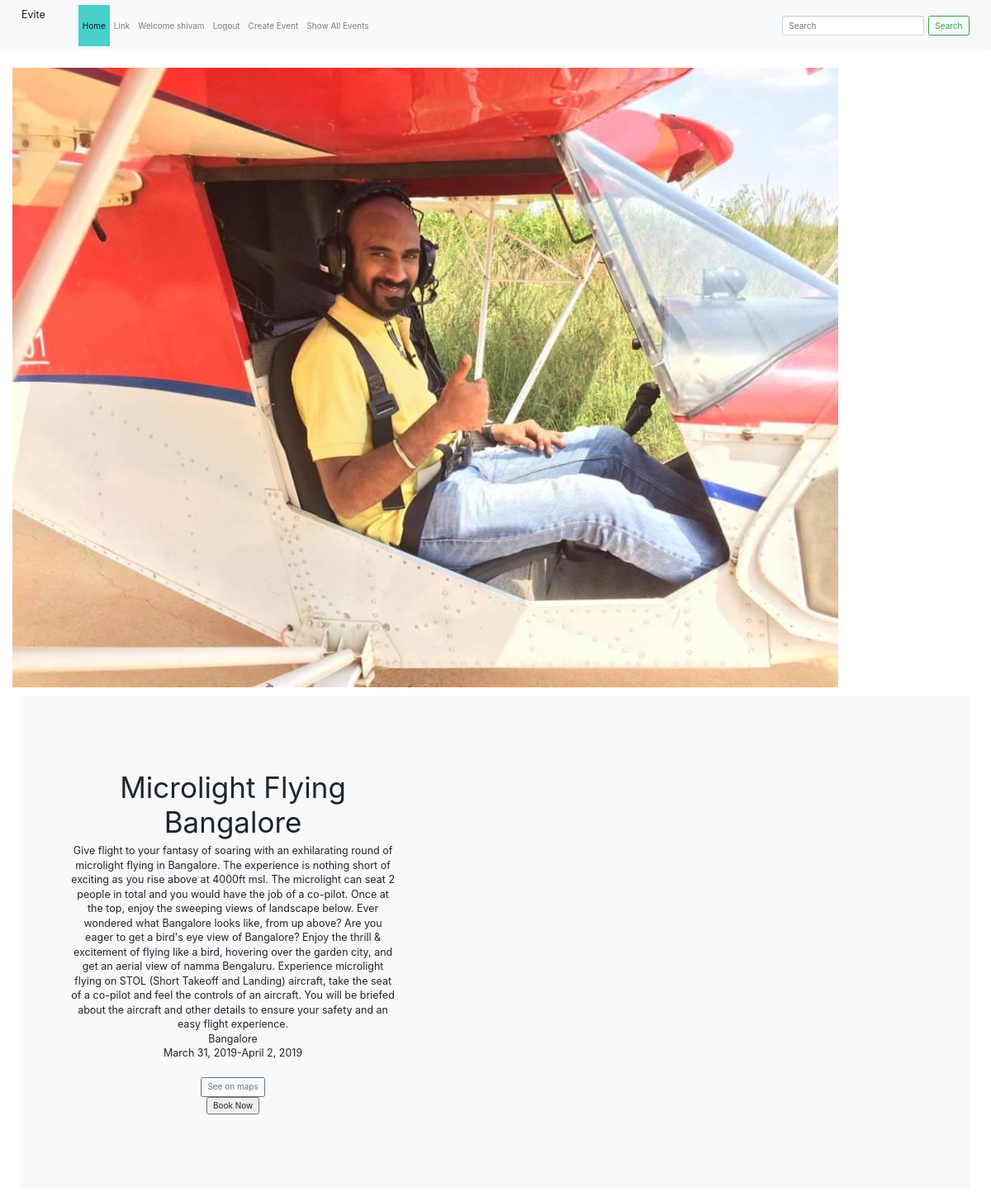
The page /evite/viewEvent/2 (signed in) on the database its author committed.
### evite/models.py (models this page shows, shortened)
class event(models.Model):
    CATEGORY_CHOICES = (
        ('CONF','Conference'),
        ('WORK','Workshops & Training'),
        ('FEST','College Fest'),
        ('SPRT','Sports Event'),
        ('ENTR','Entertainment Events'),
        ('REUN','Reunions'),
        ('TREK','Treks & Trips'),
    )
    id = models.AutoField(primary_key=True)
    name = models.CharField(max_length=30)
    startDate = models.DateField(default=datetime.today)
    endDate = models.DateField(default=datetime.today)
    city = models.CharField(max_length=20,default='Bangalore')
    Venue = models.TextField()
    category = models.CharField(max_length=4,choices=CATEGORY_CHOICES)
    createdBy = models.ForeignKey(organiser,default=None,on_delete=models.CASCADE)
    ticketPrice = models.IntegerField(default=0)
    image = models.ImageField(upload_to='events',blank=True)
    description = models.TextField()
    attendee = models.ManyToManyField(participant)

### evite/views.py (the view)
# urls.py: path('viewEvent/<int:eventid>', views.viewEventDesc, name='viewEventDesc'),
def viewEventDesc(request,eventid):
    eventvar = event.objects.get(id=eventid)
    venue = str(event.objects.values_list('Venue',flat=True).get(id=eventid))
    params = venue.replace(" ","+")
    params = params.replace(",","%2C")
    return render(request, 'evite/viewEventDesc.html',{'event': eventvar,'params':params})

### evite/templates/evite/viewEventDesc.html (shortened to what this page needs)
{% extends 'base.html' %}
{%block body%}
<div class="container-fluid">
  <img src="{{event.image.url}}" class="img-fluid" alt="Event Image">
  <div class="position-relative overflow-hidden p-3 p-md-5 m-md-3 text-center bg-light" style="background-img=url()" >
        <div class="col-md-5 p-lg-5 mx-auto my-5">
          <h1 class="display-4 font-weight-normal">{{event.name}}</h1>
          <p class="lead font-weight-normal">{{event.description}}<br>{{event.city}}<br>{{event.startDate}}-{{event.endDate}}<br>{{event.venue}}</p>
          <a class="btn btn-outline-secondary" href="https://www.google.com/maps/search/?api=1&query={{params}}">See on maps</a>
		   <form action="{% url 'evite:participantForm' event.id %}" method="post">
			<input type="submit" value="Book Now">
			</form>
        </div>
      </div>
</div>
{%endblock%}

### evite/templates/base.html (shortened to what this page needs)
<!DOCTYPE html>
{% load static %}
<html>
<head>
    <link rel="stylesheet" type="text/css" href="{% static 'evite/style.css' %}">
    <link rel="stylesheet" type="text/css" href="{% static 'evite/bootstrap.min.css' %}">
    <link rel="stylesheet" href="https://stackpath.bootstrapcdn.com/bootstrap/4.3.1/css/bootstrap.min.css">
  </head>
<body>
  <nav class="navbar navbar-expand-lg navbar-light bg-light">
    <a class="navbar-brand" href="#">Evite</a>
    <div class="collapse navbar-collapse" id="navbarTogglerDemo02">
      <ul class="navbar-nav mr-auto mt-2 mt-lg-0">
        <li class="nav-item active">
          <a class="nav-link" href="{% url 'evite:index' %}">Home <span class="sr-only">(current)</span></a>
        </li>
        <li class="nav-item">
          <a class="nav-link" href="#">Link</a>
        </li>
        <li>
          <a class='nav-link' href="#">Welcome {% if user %} <span> {{ user.username }} </span> {% endif %}</a>
        </li>
        <li>
          <a class='nav-link' href="{% url 'evite:logout' %}">Logout</a>
        </li>
        <li>
          <a class='nav-link' href="{% url 'evite:createEvent' %}">Create Event</a>
        </li>
        <li>
          <a class='nav-link' href="{% url 'evite:viewEvent' %}">Show All Events</a>
        </li>
      </ul>
      <form class="form-inline my-2 my-lg-0">
        <input class="form-control mr-sm-2" type="search" placeholder="Search">
        <button class="btn btn-outline-success my-2 my-sm-0" type="submit">Search</button>
      </form>
    </div>
  </nav>
{% block body %}
{% endblock %}
</body>
</html>

### evite/static/evite/style.css (style rules this page uses)
li a { color: green; }
.form-inline { display: -ms-flexbox; display: flex; -ms-flex-flow: row wrap; flex-flow: row wrap; -ms-flex-align: center; align-items: center; float: right; height: auto; width: auto; }
body { background-color: white; }
.active { background-color: #48D1CC; }

### rows shown on the page
event: image (picture), name "Microlight Flying Bangalore", description "Give flight to your fantasy of soaring with an exhilarating round of microlight flying in Bangalore. The experience is nothing short of exciting as you rise above at 4000ft msl. The microlight can seat 2 people in total and you would have the job of a co-pilot. Once at the top, enjoy the sweeping views of landscape below. Ever wondered what Bangalore looks like, from up above? Are you eager to get a bird's eye view of Bangalore? Enjoy the thrill & excitement of flying like a bird, hovering over the garden city, and get an aerial view of namma Bengaluru. Experience microlight flying on STOL (Short Takeoff and Landing) aircraft, take the seat of a co-pilot and feel the controls of an…", city "Bangalore", startDate "March 31, 2019", endDate "April 2, 2019"

### other values the page prints
{{ user.username }} "shivam"
